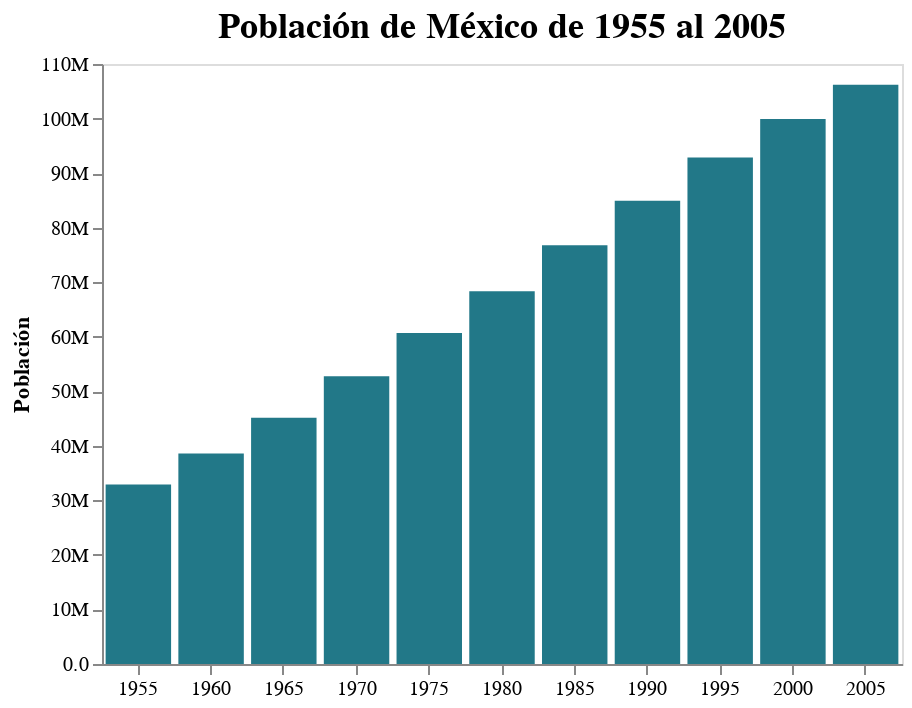

Notebook code cell kept with this figure:
### Code cell
alt.Chart(datos_pais).mark_bar(color = "#227888").encode(  #0  
    x = alt.X('year:O', title="", axis = alt.Axis(labelAngle= 0, labelFontSize=10)), # 1      
    y = alt.Y('pop:Q', title="Población", axis = alt.Axis(format=".2s", grid=False)), # 2       
).properties(  # 3
    title = "Población de México de 1955 al 2005", # 4
    width = 400,  # 5
).configure_title( #6
    fontSize = 18,
)

### Figure 1 — Vega-Lite specification as saved in the notebook (floating-point values rounded to 4 significant figures)
{"config": {"view": {"continuousWidth": 400, "continuousHeight": 300}, "title": {"fontSize": 18}}, "data": {"name": "data-aba864ee56f53a3188d399bc2e3218f7"}, "mark": {"type": "bar", "color": "#227888"}, "encoding": {"x": {"axis": {"labelAngle": 0, "labelFontSize": 10}, "field": "year", "title": "", "type": "ordinal"}, "y": {"axis": {"format": ".2s", "grid": false}, "field": "pop", "title": "Población", "type": "quantitative"}}, "title": "Población de México de 1955 al 2005", "width": 400, "$schema": "https://vega.github.io/schema/vega-lite/v4.17.0.json", "datasets": {"data-aba864ee56f53a3188d399bc2e3218f7": [{"year": 1955, "country": "Mexico", "cluster": 3, "pop": 32929914, "life_expect": 55.19, "fertility": 6.8}, {"year": 1960, "country": "Mexico", "cluster": 3, "pop": 38578505, "life_expect": 58.3, "fertility": 6.75}, {"year": 1965, "country": "Mexico", "cluster": 3, "pop": 45142399, "life_expect": 60.11, "fertility": 6.75}, {"year": 1970, "country": "Mexico", "cluster": 3, "pop": 52775158, "life_expect": 62.36, "fertility": 6.5}, {"year": 1975, "country": "Mexico", "cluster": 3, "pop": 60678045, "life_expect": 65.03, "fertility": 5.25}, {"year": 1980, "country": "Mexico", "cluster": 3, "pop": 68347479, "life_expect": 67.41, "fertility": 4.25}, {"year": 1985, "country": "Mexico", "cluster": 3, "pop": 76767225, "life_expect": 69.5, "fertility": 3.63}, {"year": 1990, "country": "Mexico", "cluster": 3, "pop": 84913652, "life_expect": 71.45, "fertility": 3.191}, {"year": 1995, "country": "Mexico", "cluster": 3, "pop": 92880353, "life_expect": 73.67, "fertility": 2.671}, {"year": 2000, "country": "Mexico", "cluster": 3, "pop": 99926620, "life_expect": 74.9, "fertility": 2.401}, {"year": 2005, "country": "Mexico", "cluster": 3, "pop": 106202903, "life_expect": 76.19, "fertility": 2.211}]}}
